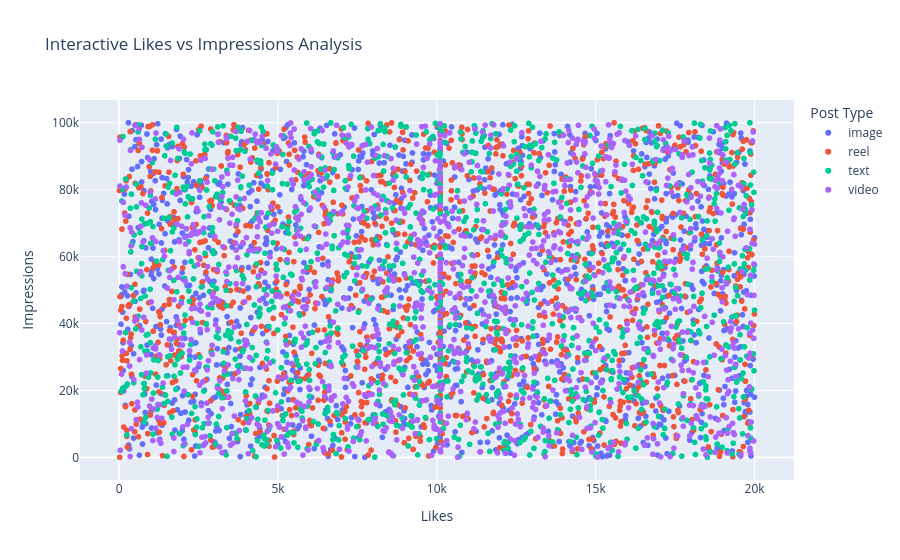

The notebook cell this image was saved under:
### Markdown cell above
## Part C: Plotly Interactive Visualization
### 6.13 Interactive Scatter Plot - Likes vs Impressions

### Code cell
# Create interactive scatter plot
fig = px.scatter(
    df,
    x='likes',
    y='impression_count',
    color='post_type',
    hover_data=['post_category', 'sentiment'],
    title='Interactive Likes vs Impressions Analysis',
    labels={
        'likes': 'Likes',
        'impression_count': 'Impressions',
        'post_type': 'Post Type'
    }
)

# Display interactive chart
fig.show()

### Figure 1 — Plotly figure (JSON) as saved in the notebook; plotly's stock layout.template omitted (floating-point values rounded to 4 significant figures; data arrays with more than 128 entries replaced by an {"elided": "..."} marker saying what was removed)
{"data": [{"customdata": {"elided": "1247x2 str values"}, "hovertemplate": "Post Type=image<br>Likes=%{x}<br>Impressions=%{y}<br>post_category=%{customdata[0]}<br>sentiment=%{customdata[1]}<extra></extra>", "legendgroup": "image", "marker": {"color": "#636efa", "symbol": "circle"}, "mode": "markers", "name": "image", "showlegend": true, "type": "scattergl", "x": {"elided": "1247 float values"}, "xaxis": "x", "y": {"elided": "1247 int values"}, "yaxis": "y"}, {"customdata": {"elided": "1283x2 str values"}, "hovertemplate": "Post Type=reel<br>Likes=%{x}<br>Impressions=%{y}<br>post_category=%{customdata[0]}<br>sentiment=%{customdata[1]}<extra></extra>", "legendgroup": "reel", "marker": {"color": "#EF553B", "symbol": "circle"}, "mode": "markers", "name": "reel", "showlegend": true, "type": "scattergl", "x": {"elided": "1283 float values"}, "xaxis": "x", "y": {"elided": "1283 int values"}, "yaxis": "y"}, {"customdata": {"elided": "1245x2 str values"}, "hovertemplate": "Post Type=text<br>Likes=%{x}<br>Impressions=%{y}<br>post_category=%{customdata[0]}<br>sentiment=%{customdata[1]}<extra></extra>", "legendgroup": "text", "marker": {"color": "#00cc96", "symbol": "circle"}, "mode": "markers", "name": "text", "showlegend": true, "type": "scattergl", "x": {"elided": "1245 float values"}, "xaxis": "x", "y": {"elided": "1245 int values"}, "yaxis": "y"}, {"customdata": {"elided": "1225x2 str values"}, "hovertemplate": "Post Type=video<br>Likes=%{x}<br>Impressions=%{y}<br>post_category=%{customdata[0]}<br>sentiment=%{customdata[1]}<extra></extra>", "legendgroup": "video", "marker": {"color": "#ab63fa", "symbol": "circle"}, "mode": "markers", "name": "video", "showlegend": true, "type": "scattergl", "x": {"elided": "1225 float values"}, "xaxis": "x", "y": {"elided": "1225 int values"}, "yaxis": "y"}], "layout": {"legend": {"title": {"text": "Post Type"}, "tracegroupgap": 0}, "title": {"text": "Interactive Likes vs Impressions Analysis"}, "xaxis": {"anchor": "y", "domain": [0, 1], "title": {"text": "Likes"}}, "yaxis": {"anchor": "x", "domain": [0, 1], "title": {"text": "Impressions"}}}}
